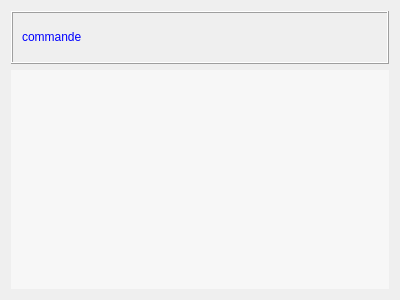
<?xml version="1.0" encoding="UTF-8"?>
<ui version="4.0">
 <class>groupeOptionnel</class>
 <widget class="QWidget" name="groupeOptionnel">
  <property name="geometry">
   <rect>
    <x>0</x>
    <y>0</y>
    <width>400</width>
    <height>300</height>
   </rect>
  </property>
  <property name="windowTitle">
   <string>Form</string>
  </property>
  <layout class="QVBoxLayout" name="verticalLayout">
   <item>
    <widget class="QFrame" name="frameLabelMC">
     <property name="sizePolicy">
      <sizepolicy hsizetype="Expanding" vsizetype="Fixed">
       <horstretch>0</horstretch>
       <verstretch>0</verstretch>
      </sizepolicy>
     </property>
     <property name="frameShape">
      <enum>QFrame::Box</enum>
     </property>
     <property name="frameShadow">
      <enum>QFrame::Raised</enum>
     </property>
     <layout class="QHBoxLayout" name="horizontalLayout">
      <item>
       <widget class="QLabel" name="MCLabel">
        <property name="sizePolicy">
         <sizepolicy hsizetype="Preferred" vsizetype="Fixed">
          <horstretch>0</horstretch>
          <verstretch>0</verstretch>
         </sizepolicy>
        </property>
        <property name="minimumSize">
         <size>
          <width>0</width>
          <height>31</height>
         </size>
        </property>
        <property name="frameShape">
         <enum>QFrame::NoFrame</enum>
        </property>
        <property name="frameShadow">
         <enum>QFrame::Raised</enum>
        </property>
        <property name="text">
         <string>&lt;html&gt;&lt;head/&gt;&lt;body&gt;&lt;p&gt;&lt;span style=&quot; color:#0000ff;&quot;&gt;commande &lt;/span&gt;&lt;/p&gt;&lt;/body&gt;&lt;/html&gt;</string>
        </property>
       </widget>
      </item>
      <item>
       <spacer name="horizontalSpacer">
        <property name="orientation">
         <enum>Qt::Horizontal</enum>
        </property>
        <property name="sizeHint" stdset="0">
         <size>
          <width>1037</width>
          <height>20</height>
         </size>
        </property>
       </spacer>
      </item>
     </layout>
    </widget>
   </item>
   <item>
    <widget class="QScrollArea" name="scrollAreaCommandesOptionnelles">
     <property name="sizePolicy">
      <sizepolicy hsizetype="Expanding" vsizetype="Expanding">
       <horstretch>0</horstretch>
       <verstretch>0</verstretch>
      </sizepolicy>
     </property>
     <property name="styleSheet">
      <string notr="true">background : rgb(247,247,247)</string>
     </property>
     <property name="frameShape">
      <enum>QFrame::NoFrame</enum>
     </property>
     <property name="lineWidth">
      <number>0</number>
     </property>
     <property name="widgetResizable">
      <bool>true</bool>
     </property>
     <widget class="QWidget" name="MCOptionnelLW">
      <property name="geometry">
       <rect>
        <x>0</x>
        <y>0</y>
        <width>382</width>
        <height>223</height>
       </rect>
      </property>
      <property name="sizePolicy">
       <sizepolicy hsizetype="Preferred" vsizetype="Preferred">
        <horstretch>0</horstretch>
        <verstretch>0</verstretch>
       </sizepolicy>
      </property>
      <layout class="QVBoxLayout" name="MCOptionnelLayout">
       <item>
        <spacer name="verticalSpacer">
         <property name="orientation">
          <enum>Qt::Vertical</enum>
         </property>
         <property name="sizeHint" stdset="0">
          <size>
           <width>20</width>
           <height>75</height>
          </size>
         </property>
        </spacer>
       </item>
      </layout>
     </widget>
    </widget>
   </item>
  </layout>
 </widget>
 <resources/>
 <connections/>
</ui>
